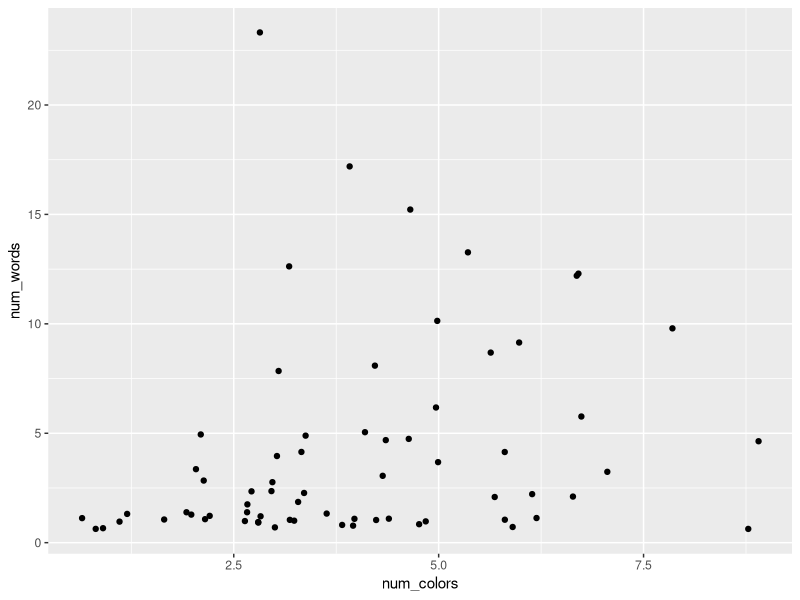
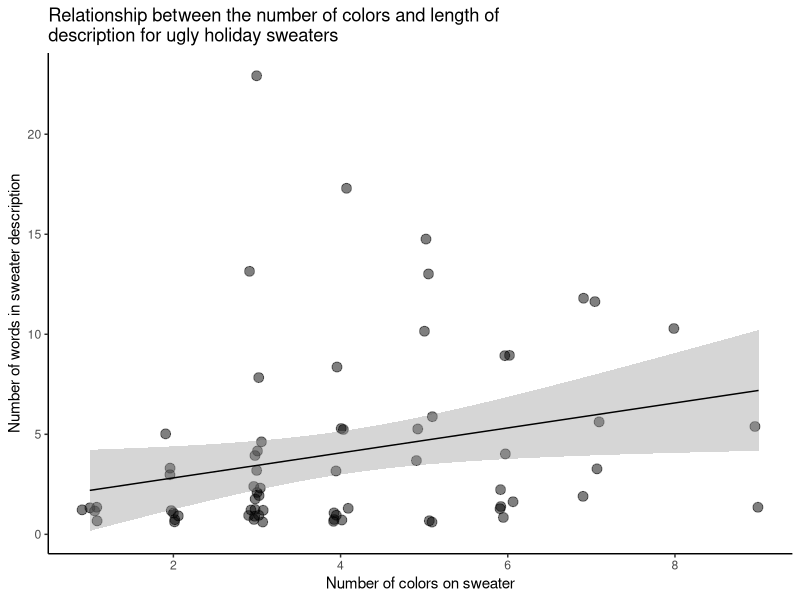

Reproduce these figures in R, in order.

##~~~~~~~~~~~~~~~~~~~~~~~~~~~~~~~~~~~~~~~~~~~~~~~~~~~~~~~~~~~~~~~~~~~~~~~~~~~~~~
##~~~~~~~~~~~~~~~~~~~~~~~~~~~~~~~~~~~~~~~~~~~~~~~~~~~~~~~~~~~~~~~~~~~~~~~~~~~~~~
##                                                                            ~~
##                        STEP 1: LOAD PACKAGES & DATA                      ----
##                                                                            ~~
##~~~~~~~~~~~~~~~~~~~~~~~~~~~~~~~~~~~~~~~~~~~~~~~~~~~~~~~~~~~~~~~~~~~~~~~~~~~~~~
##~~~~~~~~~~~~~~~~~~~~~~~~~~~~~~~~~~~~~~~~~~~~~~~~~~~~~~~~~~~~~~~~~~~~~~~~~~~~~~

#..........................load packages.........................

library(tidyverse)

#..........................read in data..........................

sweaters <- read_csv("ugly_sweaters.csv") %>% 
  dplyr::filter(hs_tf == "Yes") # filter data for those that actually report having a sweater

##~~~~~~~~~~~~~~~~~~~~~~~~~~~~~~~~~~~~~~~~~~~~~~~~~~~~~~~~~~~~~~~~~~~~~~~~~~~~~~
##~~~~~~~~~~~~~~~~~~~~~~~~~~~~~~~~~~~~~~~~~~~~~~~~~~~~~~~~~~~~~~~~~~~~~~~~~~~~~~
##                                                                            ~~
##                        STEP 2: WRANGLE/PROCESS DATA                      ----
##                                                                            ~~
##~~~~~~~~~~~~~~~~~~~~~~~~~~~~~~~~~~~~~~~~~~~~~~~~~~~~~~~~~~~~~~~~~~~~~~~~~~~~~~
##~~~~~~~~~~~~~~~~~~~~~~~~~~~~~~~~~~~~~~~~~~~~~~~~~~~~~~~~~~~~~~~~~~~~~~~~~~~~~~

#.....................wrangle sweater colors.....................
# 1) tidy colors (1 color per row)
# 2) group by sweater ID
# 3) calculate how many colors each sweater has on it

tidy_colors <- sweaters %>% 
  tidyr::separate_rows(colors, sep = ", ") %>% 
  tidyr::separate_rows(colors, sep = " and ") %>% 
  dplyr::group_by(sweater) %>% 
  dplyr::summarize(num_colors = length(sweater))  # `dplyr::count(sweaters)` is another option here, but you'll probably want to rename your new column

#..................wrangle sweater descriptions..................
# 1) tidy descriptions (1 word per row)
# 2) group by sweater ID
# 3) calculate how many colors each sweater has on it

tidy_descriptions <- sweaters %>% 
  tidyr::separate_rows(image_desc, sep = " ") %>% 
  dplyr::group_by(sweater) %>% 
  dplyr::summarize(num_words = length(sweater)) 

#........................join data frames.........................

tidy_counts <- dplyr::full_join(tidy_descriptions, tidy_colors)

##~~~~~~~~~~~~~~~~~~~~~~~~~~~~~~~~~~~~~~~~~~~~~~~~~~~~~~~~~~~~~~~~~~~~~~~~~~~~~~
##~~~~~~~~~~~~~~~~~~~~~~~~~~~~~~~~~~~~~~~~~~~~~~~~~~~~~~~~~~~~~~~~~~~~~~~~~~~~~~
##                                                                            ~~
##                           STEP 3: VISUALIZE DATA                         ----
##                                                                            ~~
##~~~~~~~~~~~~~~~~~~~~~~~~~~~~~~~~~~~~~~~~~~~~~~~~~~~~~~~~~~~~~~~~~~~~~~~~~~~~~~
##~~~~~~~~~~~~~~~~~~~~~~~~~~~~~~~~~~~~~~~~~~~~~~~~~~~~~~~~~~~~~~~~~~~~~~~~~~~~~~

#....................create basic scatterplot....................

simple_plot <- ggplot(tidy_counts, aes(x = num_colors, y = num_words)) +
  geom_jitter() 

simple_plot

#..............create slightly fancier scatterplot...............

fancy_plot <- ggplot(tidy_counts, aes(x = num_colors, y = num_words)) +
  geom_jitter(size = 3, alpha = 0.5, width = 0.1) +
  scale_x_continuous(breaks = seq(from = 2, to = 8, by = 2)) +
  geom_smooth(method = lm, se = TRUE, size = 0.5, color = "black") +
  labs(x = "Number of colors on sweater", 
       y = "Number of words in sweater description",
       title = str_wrap("Relationship between the number of colors and length of description for ugly holiday sweaters", 60)) +
  theme_classic()

fancy_plot
